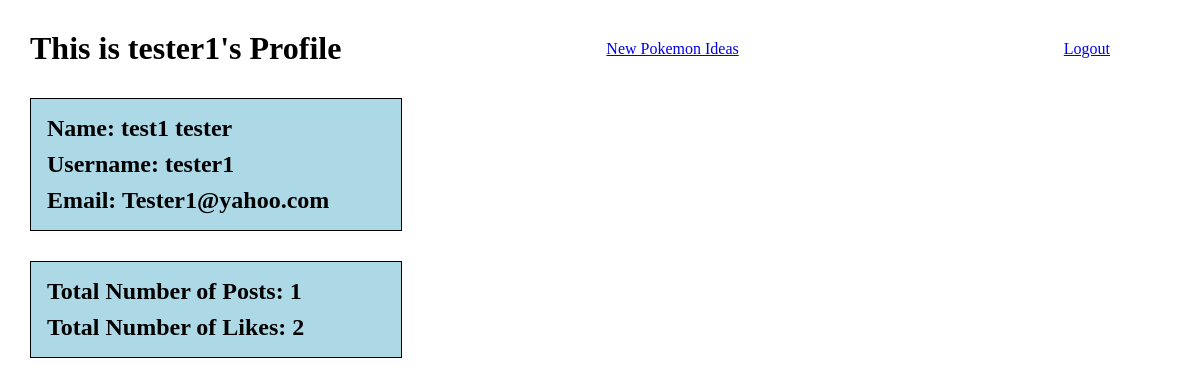
/user/1 (signed in), run on the app's committed database.
### pokemon/models.py (models this page shows)
class User(models.Model):
    first_name = models.CharField(max_length=50)
    last_name = models.CharField(max_length=50)
    username = models.CharField(max_length=50)
    email = models.CharField(max_length=255)
    password = models.CharField(max_length=50)
    created_at = models.DateTimeField(auto_now_add=True)
    updated_at = models.DateTimeField(auto_now=True)
    objects = UserManager()
    def full_name(self):
        return f'{self.first_name} {self.last_name}'

### pokemon/views.py (the view)
# urls.py: path('user/<int:id>', views.userprofile),
def userprofile(request, id):
    if 'user_id' in request.session:
        context = {
            'user': User.objects.get(id=request.session['user_id']),
            'pokemon': NewPokemonIdea.objects.all()
        }
        return render(request, 'userprofile.html', context)
    return redirect('/')

### pokemon/templates/userprofile.html (shortened to what this page needs)
<!DOCTYPE html>
<html lang="en">
<head>
    {% load static %}
    <link rel="stylesheet" href="{% static 'css/style5.css' %}">
</head>
<body>
    <div id="topbox">
        <h1>This is {{ user.username }}'s Profile</h1>
        <a href="/main">New Pokemon Ideas</a>
        <a href="/logout">Logout</a>
    </div>
    <div id="container1">
        <h2>Name: {{ user.full_name }}</h2>
        <h2>Username: {{ user.username }}</h2>
        <h2>Email: {{ user.email }}</h2>
    </div>
    <div id="container2">
        <h2>Total Number of Posts: {{ user.user_pokemon.count }}</h2>
        <h2>Total Number of Likes: {{ user.liked_posts.count }}</h2>
    </div>
</body>
</html>

### pokemon/static/css/style5.css (style rules this page uses)
* { margin: 0px; padding: 0px; }
#topbox { display: flex; justify-content: space-between; margin: 30px; }
#topbox > a { padding: 10px; margin-right: 50px; }
#container1 { margin: 30px; padding: 10px; border: 1px solid black; width: 350px; background-color: lightblue; }
#container1 > h2 { margin: 3px; padding: 3px; }
#container2 { margin: 30px; padding: 10px; border: 1px solid black; width: 350px; background-color: lightblue; }
#container2 > h2 { margin: 3px; padding: 3px; }

### data on the page
User: username "tester1", full_name "test1 tester", email "Tester1@yahoo.com", user_pokemon.count "1", liked_posts.count "2"
